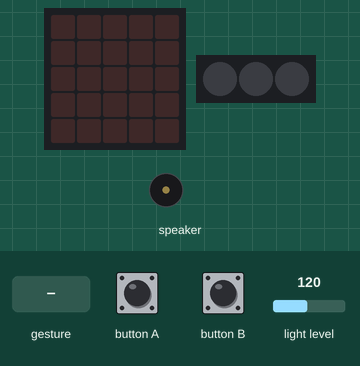
Bench run of a program on a simulated Calliope mini (MakeCode). Parts: the board's 5×5 LED display, 3 RGB LEDs in strip order, left to right, buzzer (waves = sounding). Inputs (shaded band) come from the test bench; at power-on: light level 120. A tilt is held for 1.5 s and a shake lasts 1 s, then the board lies face up again.

Above: at 1.2 s.
1.3 s: button A pressed for 0.15 s
At 4.36 s:
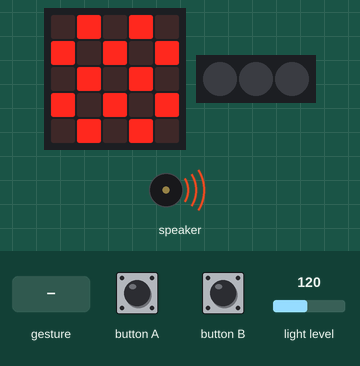
4.4 s: button B pressed for 0.15 s
7.4 s: gesture 'shake'
At 8.9 s:
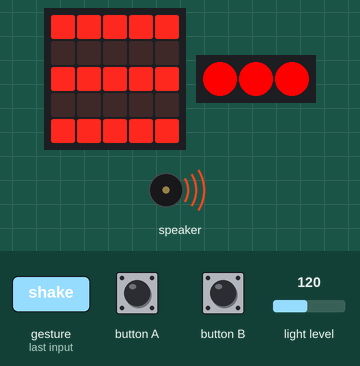
10.4 s: button A pressed for 0.15 s
At 12.87 s:
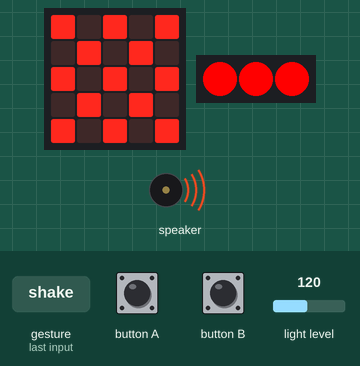
Timing chart, 0 to 17.5 s (numbered marks = the images above; inputs shaded):
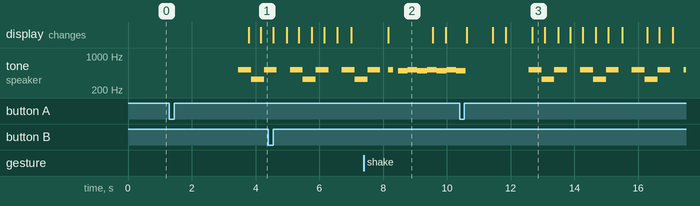

The program:

main.ts
```typescript
input.onButtonEvent(Button.A, input.buttonEventClick(), function () {
    basic.pause(2000)
    Alarm = 1
})
music.onEvent(MusicEvent.MelodyStarted, function () {
    if (Alarm == 0) {
        basic.showLeds(`
            # # # # #
            . . . . .
            # # # # #
            . . . . .
            # # # # #
            `)
        basic.pause(1000)
        basic.showLeds(`
            . . . . .
            # # # # #
            . . . . .
            # # # # #
            . . . . .
            `)
    }
    if (Alarm == 1) {
        for (let index = 0; index < 2; index++) {
            basic.showLeds(`
                # . # . #
                . # . # .
                # . # . #
                . # . # .
                # . # . #
                `)
            basic.showLeds(`
                . # . # .
                # . # . #
                . # . # .
                # . # . #
                . # . # .
                `)
            basic.showLeds(`
                # # # # #
                # # # # #
                # # # # #
                # # # # #
                # # # # #
                `)
            basic.showLeds(`
                . . . . .
                . . . . .
                . . . . .
                . . . . .
                . . . . .
                `)
        }
    }
})
input.onButtonEvent(Button.B, input.buttonEventClick(), function () {
    Alarm = 0
})
let Alarm = 0
Alarm = 0
basic.forever(function () {
    basic.showLeds(`
        . . . . .
        . . . . .
        . . . . .
        . . . . .
        . . . . .
        `)
    if (Alarm == 0) {
        if (input.isGesture(Gesture.Shake)) {
            music.play(music.stringPlayable("C5 B C5 B C5 B C5 B ", 200), music.PlaybackMode.UntilDone)
        }
    }
})
basic.forever(function () {
    if (Alarm == 1) {
        if (input.lightLevel() > 0) {
            for (let index = 0; index < 2; index++) {
                music.play(music.stringPlayable("C5 E C5 - C5 E C5 - ", 150), music.PlaybackMode.UntilDone)
            }
            basic.setLedColors(0xff0000, 0xff0000, 0xff0000)
        }
    }
})
```

test.ts
```typescript
// Hier kann man Tests durchführen; diese Datei wird nicht kompiliert, wenn dieses Paket als Erweiterung verwendet wird.
```

Measured:
- after the input at 1.3 s, tone on speaker: silent → 523 Hz after 2.2 s, → 330 Hz 0.41 s later, → 523 Hz 0.41 s later; the display: first changes after 2.5 s (image 1 shows a later state)
- after the input at 7.4 s, the display: changes after 0.76 s (image 2)
- after the input at 10.4 s, the display: first differs from a run without the input after 2.3 s (image 3)
- what the display in image 2 shows lasts 1.4 s, from 8.2 s to 9.6 s
